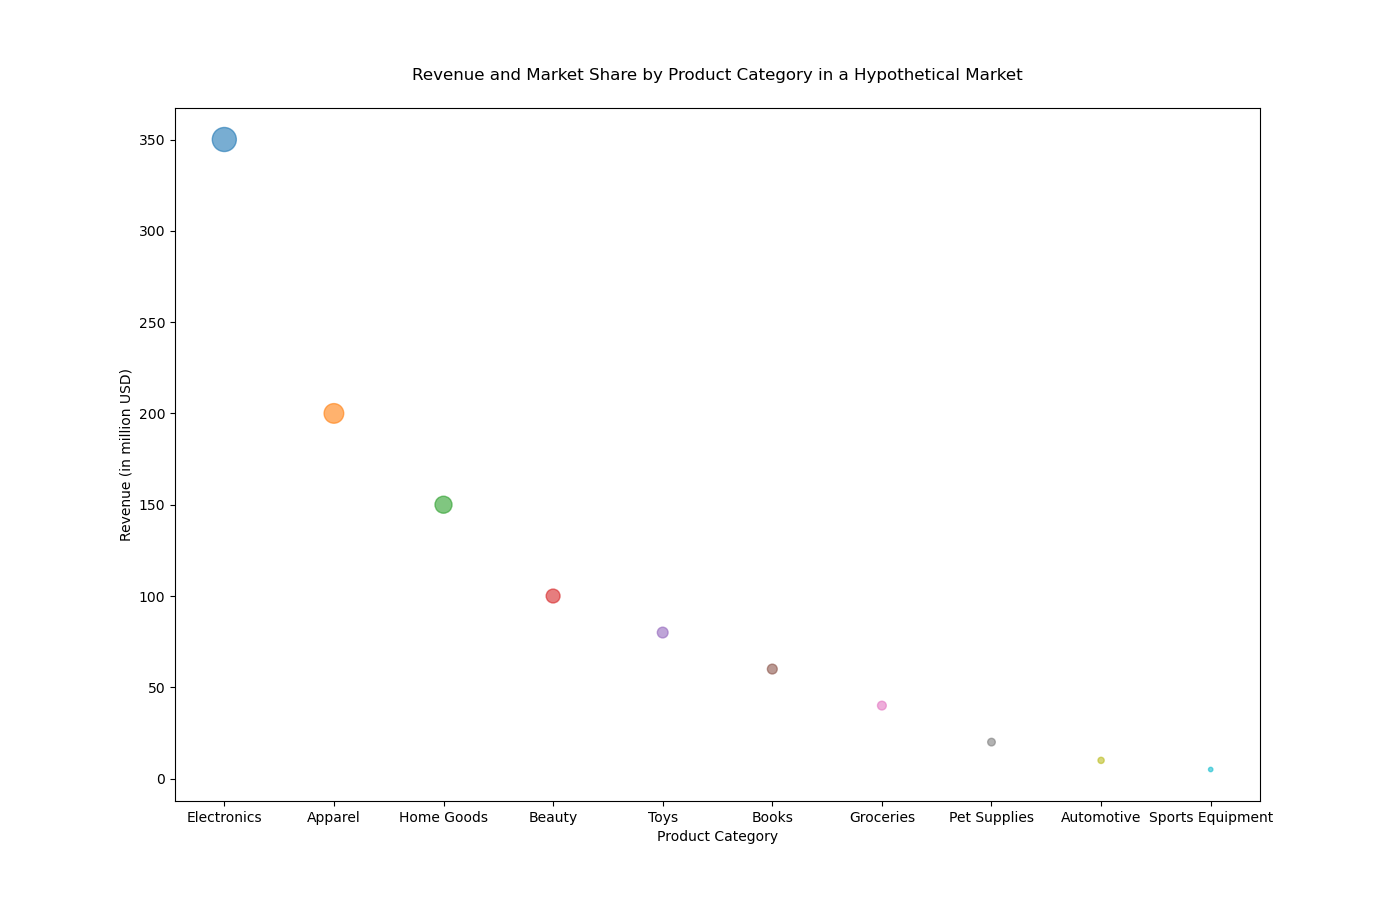

Generate this figure with Python:

import matplotlib.pyplot as plt

# Hypothetical data representing revenue and market share by product category
categories = ['Electronics', 'Apparel', 'Home Goods', 'Beauty', 'Toys', 'Books', 'Groceries', 'Pet Supplies', 'Automotive', 'Sports Equipment']
revenue = [350, 200, 150, 100, 80, 60, 40, 20, 10, 5]
market_share = [30, 20, 15, 10, 8, 6, 4, 2, 1, 0.5]
number_of_companies = [150, 100, 75, 50, 30, 25, 20, 15, 10, 5]

# Custom color for each product category
colors = ['#1f77b4', '#ff7f0e', '#2ca02c', '#d62728', '#9467bd', '#8c564b', '#e377c2', '#7f7f7f', '#bcbd22', '#17becf']

# Set the figure size
plt.figure(figsize=(14, 9))

# Scatter plot with bubble sizes
bubble_sizes = [n * 2 for n in number_of_companies]  # Scaling the number of companies for bubble size
plt.scatter(categories, revenue, s=bubble_sizes, c=colors, alpha=0.6)

# Labels and title
plt.xlabel('Product Category')
plt.ylabel('Revenue (in million USD)')
plt.title('Revenue and Market Share by Product Category in a Hypothetical Market', pad=20)

# Show plot
plt.show()
